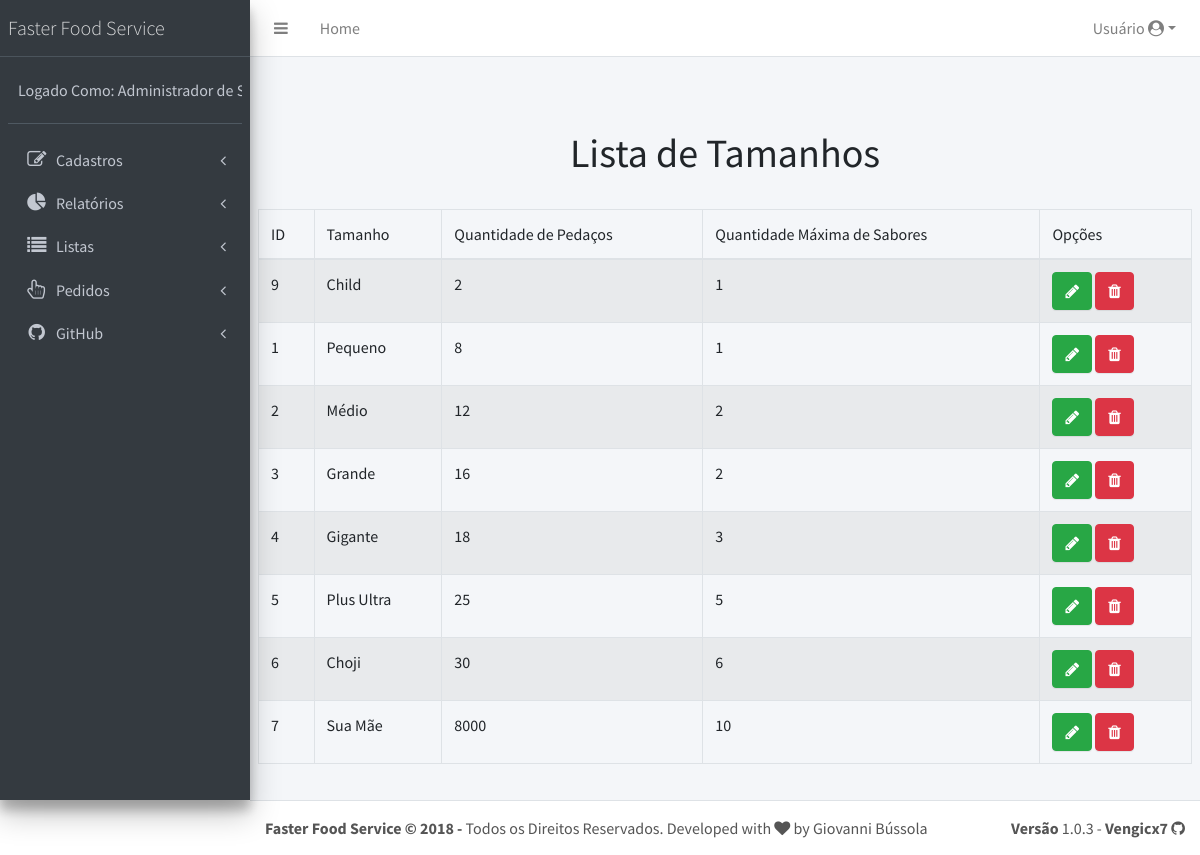
Screenshot of /home.php?fd=listas&pg=tamanho (signed in) with the database file from the repository.
### tables this page shows
CREATE TABLE `tamanho` (
  `id` int(11) NOT NULL,
  `nome` varchar(45) NOT NULL,
  `qtdPedacos` int(11) NOT NULL,
  `qtdSabores` int(11) NOT NULL
);

### listas/tamanho.php (the view, shortened to what this page needs)
	<h1 class="text-center">Lista de Tamanhos</h1>
	<br>
	<table class="table table-bordered table-striped">
		<thead>
			<tr>
				<td>ID</td>
				<td>Tamanho</td>
				<td>Quantidade de Pedaços</td>
				<td>Quantidade Máxima de Sabores</td>
				<td>Opções</td>
			</tr>
		</thead>
<?php
	include "./app/conecta.php";
	$sql = "select * from tamanho order by qtdPedacos";
	$query = $pdo->prepare($sql);
	$query->execute();
	while($data = $query->fetch(PDO::FETCH_OBJ)){
		$id = $data->id;
		$qtdPedacos = $data->qtdPedacos;
		$qtdSabores = $data->qtdSabores;
		$nome = $data->nome;
		echo "<tr>
				<td>$id</td>
				<td>$nome</td>
				<td>$qtdPedacos</td>
				<td>$qtdSabores</td>
				<td>
					<a class='btn btn-success' href='home.php?fd=cadastro&pg=tamanho&id=$id'><i class='fa fa-pencil'></i></a>
					<a href=\"javascript:excluir($id,'$nome')\" class='btn btn-danger'><i class='fa fa-trash'></i></a>
				</td>
			  </tr>";
	}
?>
	</table>

### rows the page displays
tamanho: id "9", nome "Child", qtdPedacos "2", qtdSabores "1"
tamanho: id "1", nome "Pequeno", qtdPedacos "8", qtdSabores "1"
tamanho: id "2", nome "Médio", qtdPedacos "12", qtdSabores "2"
tamanho: id "3", nome "Grande", qtdPedacos "16", qtdSabores "2"
tamanho: id "4", nome "Gigante", qtdPedacos "18", qtdSabores "3"
tamanho: id "5", nome "Plus Ultra", qtdPedacos "25", qtdSabores "5"
tamanho: id "6", nome "Choji", qtdPedacos "30", qtdSabores "6"
tamanho: id "7", nome "Sua Mãe", qtdPedacos "8000", qtdSabores "10"

### other values shown
$usuarioLogado "Administrador de…"
